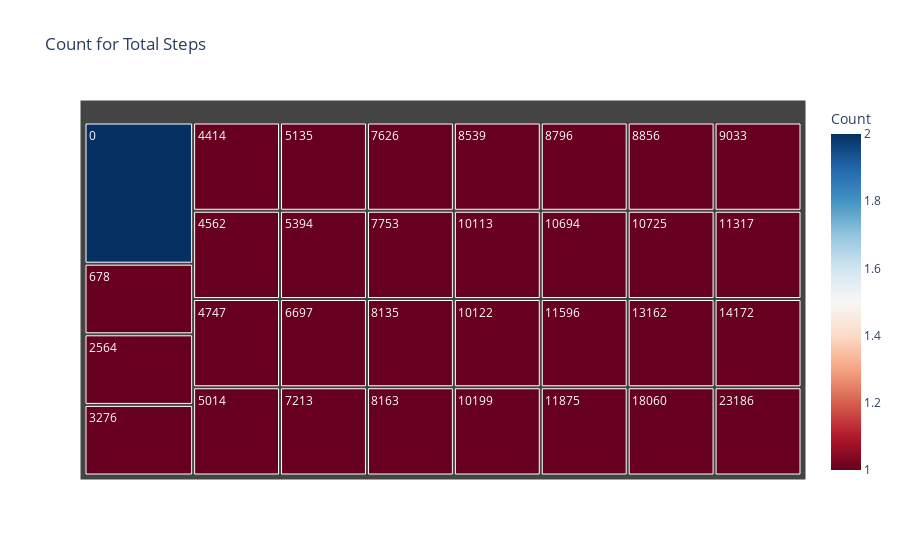

The cell this chart's notebook holds for it:
### Markdown cell above
#### Chart - 3

### Code cell
# Chart - 3 visualization code

plt.style.use('dark_background')

md.columns = md.columns.str.strip()

# Count occurrences of each start station
step_count = md["TotalSteps"].value_counts().reset_index()
step_count.columns = ["TotalSteps", "Count"]

# Create the treemap
fig = px.treemap(step_count, path=['TotalSteps'],
                values= 'Count',
                title= "Count for Total Steps",
                color= 'Count',
                color_continuous_scale= "Rdbu")

# Show the plot
fig.show()

### Figure 1 — Plotly figure (JSON) as saved in the notebook; plotly's stock layout.template omitted (floating-point values rounded to 4 significant figures)
{"data": [{"branchvalues": "total", "customdata": [[2], [1], [1], [1], [1], [1], [1], [1], [1], [1], [1], [1], [1], [1], [1], [1], [1], [1], [1], [1], [1], [1], [1], [1], [1], [1], [1], [1], [1], [1], [1], [1]], "domain": {"x": [0, 1], "y": [0, 1]}, "hovertemplate": "labels=%{label}<br>Count_sum=%{value}<br>parent=%{parent}<br>id=%{id}<br>Count=%{color}<extra></extra>", "ids": ["0", "678", "2564", "3276", "4414", "4562", "4747", "5014", "5135", "5394", "6697", "7213", "7626", "7753", "8135", "8163", "8539", "8796", "8856", "9033", "10113", "10122", "10199", "10694", "10725", "11317", "11596", "11875", "13162", "14172", "18060", "23186"], "labels": ["0", "678", "2564", "3276", "4414", "4562", "4747", "5014", "5135", "5394", "6697", "7213", "7626", "7753", "8135", "8163", "8539", "8796", "8856", "9033", "10113", "10122", "10199", "10694", "10725", "11317", "11596", "11875", "13162", "14172", "18060", "23186"], "marker": {"coloraxis": "coloraxis", "colors": [2, 1, 1, 1, 1, 1, 1, 1, 1, 1, 1, 1, 1, 1, 1, 1, 1, 1, 1, 1, 1, 1, 1, 1, 1, 1, 1, 1, 1, 1, 1, 1]}, "name": "", "parents": ["", "", "", "", "", "", "", "", "", "", "", "", "", "", "", "", "", "", "", "", "", "", "", "", "", "", "", "", "", "", "", ""], "type": "treemap", "values": [2, 1, 1, 1, 1, 1, 1, 1, 1, 1, 1, 1, 1, 1, 1, 1, 1, 1, 1, 1, 1, 1, 1, 1, 1, 1, 1, 1, 1, 1, 1, 1]}], "layout": {"coloraxis": {"colorbar": {"title": {"text": "Count"}}, "colorscale": [[0, "rgb(103,0,31)"], [0.1, "rgb(178,24,43)"], [0.2, "rgb(214,96,77)"], [0.3, "rgb(244,165,130)"], [0.4, "rgb(253,219,199)"], [0.5, "rgb(247,247,247)"], [0.6, "rgb(209,229,240)"], [0.7, "rgb(146,197,222)"], [0.8, "rgb(67,147,195)"], [0.9, "rgb(33,102,172)"], [1, "rgb(5,48,97)"]]}, "legend": {"tracegroupgap": 0}, "title": {"text": "Count for Total Steps"}}}
